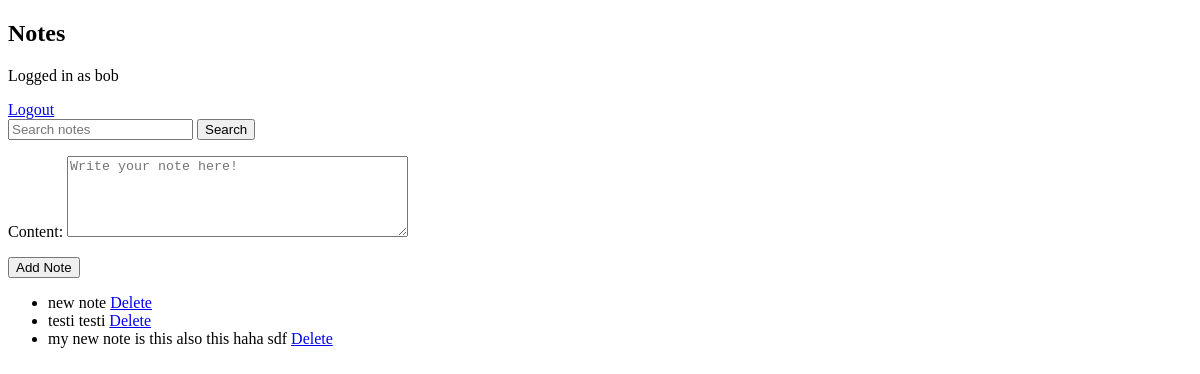
Before: /notes/ (signed in) with the older database file.
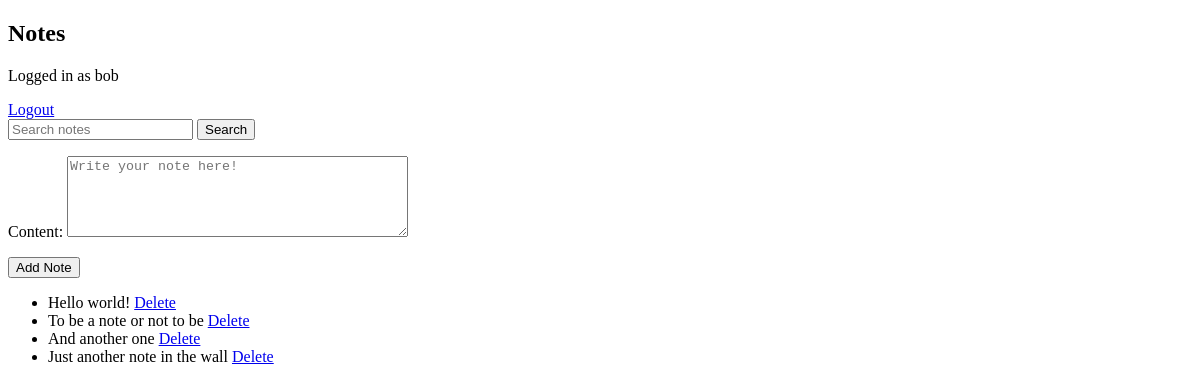
After: the same page with the newer database file.
### notes/models.py (models this page shows)
class Note(models.Model):
    content = models.TextField(max_length=180)
    user = models.ForeignKey(User, on_delete=models.CASCADE)

### notes/views.py (the view, shortened to what this page needs)
# urls.py: path('notes/', views.notesView, name='notes'),
def notesView(request):
    form = NoteForm()
    search_query = request.GET.get('search', '')
    """ fix for the SQL Injection

    also the notes.html template needs to be updated to display the notes correctly
    note.1 = note.content
    note.0 = note.id

    # this is ORM query for user notes
    notes = Note.objects.filter(user=request.user)
    search_query = Note.objects.filter(content__contains=search_query, user=request.user)
    """
    with connection.cursor() as cursor:
        query = f"SELECT id,content FROM notes_note WHERE user_id = {request.user.id}"
        cursor.execute(query)
        notes = cursor.fetchall()
    return render(request, 'pages/notes.html', {'form': form, 'notes': notes})

### notes/forms.py
class NoteForm(forms.ModelForm):
    class Meta:
        model = Note
        fields = ['content']
        widgets = {
            'content': forms.Textarea(attrs={'placeholder': 'Write your note here!', 'rows': 5})
        }

### notes/templates/pages/notes.html (shortened to what this page needs)
<!DOCTYPE html>
<head>
</head>
<body>
    <h2>Notes</h2>
    <p>Logged in as {{ user.username }}</p>
    <a href="{% url 'logout_user' %}">Logout</a>
    <form method="get" action="{% url 'notes' %}">
        <input type="text" name="search" placeholder="Search notes" value="{{ search_query }}">
        <input type="submit" value="Search">
    </form>
    <form method="post">
        {{ form.as_p }}
        <input type="submit" value="Add Note">
    </form>
    <ul>
        {% for note in notes %}
            <li>
                {{ note.1 }}
                <a href="{% url 'deleteNote' note.0 %}">Delete</a>
            </li>
        {% endfor %}
    </ul>
</body>
</html>

Changed rows visible on the page:
removed Note: content "new note"
removed Note: content "testi testi"
removed Note: content "my new note is this also this haha sdf"
added Note: content "Hello world!"
added Note: content "To be a note or not to be"
added Note: content "And another one"
added Note: content "Just another note in the wall"
